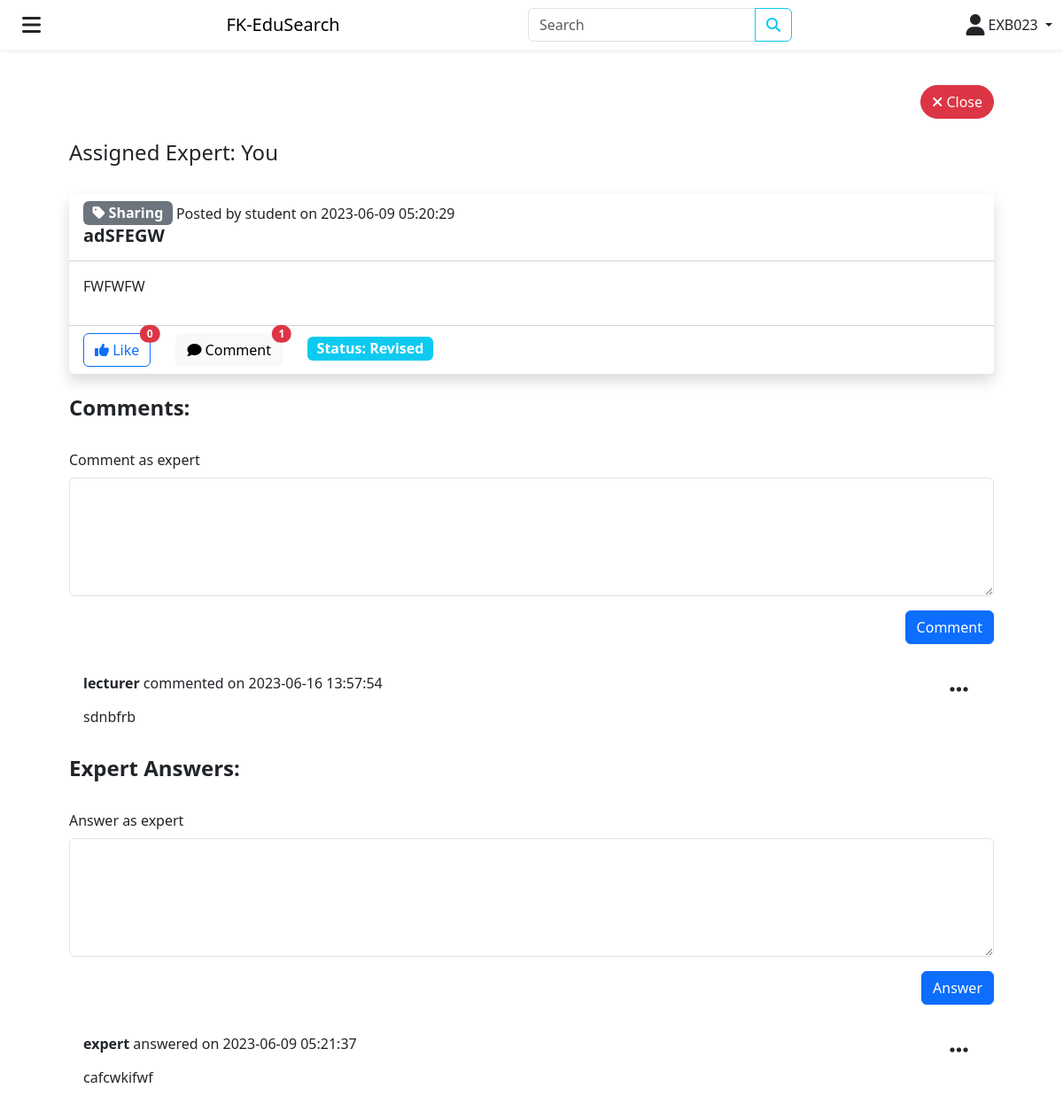
Page /comments.php?post_id=27 (signed in) on the committed database.
### tables this page shows
CREATE TABLE `post` (
  `PostID` bigint(255) NOT NULL,
  `UserID` bigint(255) NOT NULL,
  `PostStatus` varchar(9) NOT NULL,
  `PostTitle` varchar(25) NOT NULL,
  `PostContent` varchar(255) NOT NULL,
  `PostCategory` varchar(25) NOT NULL,
  `ExpertID` varchar(10) NOT NULL,
  `PostCreated` timestamp NOT NULL DEFAULT current_timestamp(),
  `PostUpdated` timestamp NOT NULL DEFAULT current_timestamp() ON UPDATE current_timestamp()
);

CREATE TABLE `user` (
  `UserID` bigint(255) NOT NULL,
  `UserName` varchar(100) NOT NULL,
  `UserPassword` varchar(255) NOT NULL,
  `UserEmail` varchar(100) NOT NULL,
  `UserSocialMedia` varchar(100) NOT NULL,
  `UserResearchArea` varchar(100) NOT NULL,
  `StaffID` varchar(10) NOT NULL,
  `StudentID` varchar(10) NOT NULL,
  `ExpertID` varchar(10) NOT NULL,
  `UserRole` tinyint(1) NOT NULL,
  `ResearchTopic` varchar(25) NOT NULL,
  `ExpertAreaOfExpertise` varchar(255) NOT NULL,
  `ExpertCV` varchar(255) NOT NULL,
  `ExpertAccountStatus` tinyint(4) NOT NULL,
  `ExpertRatings` float NOT NULL,
  `PublicationID` bigint(255) NOT NULL,
  `UserCreated` timestamp NOT NULL DEFAULT current_timestamp(),
  `UserUpdated` timestamp NOT NULL DEFAULT current_timestamp() ON UPDATE current_timestamp()
);

CREATE TABLE `comment` (
  `CommentID` bigint(255) NOT NULL,
  `PostID` bigint(255) NOT NULL,
  `UserID` bigint(255) NOT NULL,
  `CommentDetails` varchar(255) NOT NULL,
  `CommentCreated` timestamp NOT NULL DEFAULT current_timestamp(),
  `CommentUpdated` timestamp NOT NULL DEFAULT current_timestamp() ON UPDATE current_timestamp()
);

CREATE TABLE `feedback` (
  `FeedbackID` bigint(255) NOT NULL,
  `PostID` bigint(255) NOT NULL,
  `ExpertID` varchar(10) NOT NULL,
  `ExpertFeedback` varchar(255) NOT NULL,
  `FeedbackCreated` timestamp NOT NULL DEFAULT current_timestamp()
);

### comments.php (the view, shortened to what this page needs)
<?php
require './config/db.php';
?>
<!DOCTYPE html>
<html lang="en">
<head>
	<link rel="stylesheet" href="./node_modules/bootstrap/dist/css/bootstrap.min.css">
	<link rel="stylesheet" href="./node_modules/@fortawesome/fontawesome-free/css/all.min.css">
</head>
<body>
	<?php require "layouts/navbar.php" ?>
	<div class="container p-5 m-5 mx-auto">
		<div class="row g-4">
			<div class="col-12 justify-content-end d-flex">
				<button class="btn btn-danger rounded-5" onclick="history.back();"><i class="fa-solid fa-xmark"></i> Close</button>
			</div>
			<div class="col-3">
				<?php
				$post_id = $_GET['post_id'];
				$stmt = $conn->prepare('SELECT * FROM user JOIN post ON user.UserID = post.UserID WHERE post.PostID = :post_id');
				$stmt->bindParam(':post_id', $post_id);
				$stmt->execute();
				$result = $stmt->fetchAll(PDO::FETCH_OBJ);
				foreach ($result as $row) :
					if ($row->ExpertID) :
				?>
						<h4>Assigned Expert:
							<?php
							if ($_SESSION['id'] == $row->ExpertID) :
								echo 'You';
							elseif ($_SESSION['id'] != $row->ExpertID) :
								echo $row->ExpertID;
							endif;
							?>
						</h4>
						<?php
					elseif ($row->ExpertID == '') : ?>
						<h4>Assigned Expert: None</h4>
					<?php endif; ?>
			</div>
			<div class="col-12">
				<div class="card border-0 shadow">
					<div class="card-header bg-white">
						<div class="row">
							<div class="col-11">
								<span class="badge bg-secondary fs-6"><i class="fa-solid fa-tag"></i> <?php echo $row->PostCategory; ?></span>
								Posted by <?php
			          if($_SESSION['user_id'] == $row->UserID) :
			            echo "you";
			          else :
			            echo $row->UserName;
			          endif;
			          ?> on <?php echo $row->PostCreated; ?>
							</div>
							<div class="col-1 d-flex justify-content-end">
			        </div>
							<div class="col-12">
								<h5 class="card-title fw-semibold"><?php echo $row->PostTitle; ?></h5>
							</div>
						</div>
					</div>
					<div class="card-body">
						<p><?php echo $row->PostContent; ?></p>
					</div>
					<div class="card-footer bg-white">
						<a class="btn btn-outline-primary position-relative
						<?php
						$user_id = $_SESSION['user_id'];
						$post_id = $row->PostID;
						$stmt = $conn->prepare('SELECT * FROM likes WHERE UserID = :user_id AND PostID = :post_id');
						$stmt->bindParam(':user_id', $user_id);
						$stmt->bindParam(':post_id', $post_id);
						$stmt->execute();
						if ($stmt->rowCount() > 0) {
							echo 'active';
						} else {
							echo '';
						}
						?>" href="./controllers/LikeController.php?post_id=<?php echo $row->PostID ?>">
							<i class="fa-solid fa-thumbs-up"></i>
							Like
							<span class="position-absolute top-0 start-100 translate-middle badge rounded-pill bg-danger">
								<?php
								$post_id = $row->PostID;
								$stmt = $conn->prepare('SELECT COUNT(*) AS total_likes FROM likes JOIN post ON likes.PostID = post.PostID WHERE likes.PostID = :post_id');
								$stmt->bindParam(':post_id', $post_id);
								$stmt->execute();
								$likes = $stmt->fetchAll(PDO::FETCH_OBJ);
								if ($likes[0]->total_likes > 99) {
									echo "99+";
								} else {
									echo $likes[0]->total_likes;
								}
								?>
							</span>
						</a>
						<a class="btn btn-light position-relative ms-4" href="./comments.php?post_id=<?php echo $row->PostID; ?>">
							<i class="fa-solid fa-comment"></i>
							Comment
							<span class="position-absolute top-0 start-100 translate-middle badge rounded-pill bg-danger">
								<?php
								$stmt = $conn->prepare('SELECT COUNT(*) AS total_comments FROM comment JOIN post ON comment.PostID = post.PostID WHERE comment.PostID = :post_id');
								$stmt->bindParam(':post_id', $post_id);
								$stmt->execute();
								$comments = $stmt->fetchAll(PDO::FETCH_OBJ);
								if ($comments[0]->total_comments > 99) {
									echo "99+";
								} else {
									echo $comments[0]->total_comments;
								}
								?>
							</span>
						</a>
						<span class="badge bg-info fs-6 ms-4">Status: <?php echo $row->PostStatus; ?></span>
					</div>
				</div>
			</div>
		<?php endforeach; ?>
		<h4 class="fw-semibold">Comments:</h4>
		<div class="col-12">
			<form class="row g-3 needs-validation" action="./controllers/CommentController.php" method="post" novalidate>
				<div class="col-12">
					<label for="comment" class="form-label">Comment as <?php echo $_SESSION['username']; ?></label>
					<textarea name="comment" id="comment" class="form-control" rows="5" required></textarea>
				</div>
				<div class="col-12 d-flex justify-content-end">
					<input type="submit" class="btn btn-primary" name="add_comment" value="Comment">
				</div>
			</form>
		</div>
		<div class="col-12">
			<ul class="list-group list-group-flush">
				<?php
				$stmt = $conn->prepare('SELECT * FROM comment JOIN user ON comment.UserID = user.UserID WHERE comment.PostID = :post_id ORDER BY comment.CommentID ASC');
				$stmt->bindParam(':post_id', $post_id);
				$stmt->execute();
				$comments = $stmt->fetchAll(PDO::FETCH_OBJ);
				foreach ($comments as $comment) :
				?>
					<li class="list-group-item row">
						<div class="col-12">
							<div class="row">
								<div class="col-11">
									<b><?php echo $comment->UserName; ?></b> commented on <?php echo $comment->CommentCreated; ?>
								</div>
								<div class="col-1 d-flex justify-content-end">
									<div class="dropdown">
										<button class="btn circle-1" type="button" data-bs-toggle="dropdown" aria-expanded="false">
											<i class="fa-solid fa-ellipsis fa-xl"></i>
										</button>
									</div>
								</div>
							</div>
						</div>
						<div class="col-12">
							<?php echo $comment->CommentDetails; ?>
						</div>
					</li>
				<?php endforeach; ?>
			</ul>
		</div>
		<h4 class="fw-semibold">Expert Answers:</h4>
		<?php if (isset($_SESSION['expert']) && ($_SESSION['id'] == $row->ExpertID)) : ?>
			<div class="col-12">
				<form class="row g-3 needs-validation" action="./controllers/FeedbackController.php" method="post" novalidate>
					<div class="col-12">
						<label for="answer" class="form-label">Answer as <?php echo $_SESSION['username']; ?></label>
						<textarea name="answer" id="answer" class="form-control" rows="5" required></textarea>
					</div>
					<div class="col-12 d-flex justify-content-end">
						<input type="submit" class="btn btn-primary" name="add_answer" value="Answer">
					</div>
				</form>
			</div>
		<?php endif; ?>
		<div class="col-12">
			<ul class="list-group list-group-flush">
				<?php
				$stmt = $conn->prepare('SELECT * FROM feedback JOIN user ON feedback.ExpertID=user.ExpertID WHERE feedback.PostID = :post_id ORDER BY feedback.FeedbackID ASC');
				$stmt->bindParam(':post_id', $post_id);
				$stmt->execute();
				$feedbacks = $stmt->fetchAll(PDO::FETCH_OBJ);
				foreach ($feedbacks as $feedback) :
				?>
					<li class="list-group-item row">
						<div class="col-12">
							<div class="row">
								<div class="col-11">
									<b><?php echo $feedback->UserName; ?></b> answered on <?php echo $feedback->FeedbackCreated; ?>
								</div>
								<?php if ($_SESSION['id'] == $feedback->ExpertID) : ?>
									<div class="col-1 d-flex justify-content-end">
										<div class="dropdown">
											<button class="btn circle-1" type="button" data-bs-toggle="dropdown" aria-expanded="false">
												<i class="fa-solid fa-ellipsis fa-xl"></i>
											</button>
										</div>
									</div>
								<?php endif; ?>
								<div class="col-12">
									<?php echo $feedback->ExpertFeedback; ?>
								</div>
					</li>
				<?php endforeach; ?>
			</ul>
		</div>
		</div>
	</div>
</body>
</html>

### rows in the picture
post: shows "Assigned Expert:", shows "You", PostCategory "Sharing", UserID.UserName "student", PostCreated "2023-06-09 05:20:29", PostTitle "adSFEGW", PostContent "FWFWFW", total_likes "0", total_comments "1", PostStatus "Revised"
comment: UserID.UserName "lecturer", CommentCreated "2023-06-16 13:57:54", CommentDetails "sdnbfrb"
feedback: user.UserName "expert", FeedbackCreated "2023-06-09 05:21:37", ExpertFeedback "cafcwkifwf"

### other values in the picture
$_SESSION["id"] "EXB023"
$_SESSION['username'] "expert"
